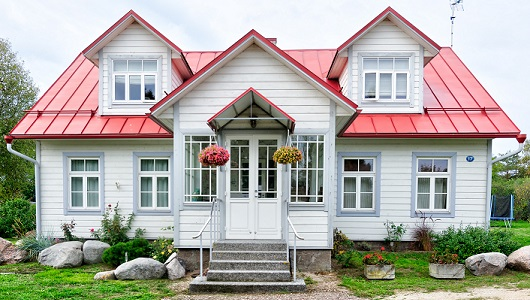
#> input picture image_processing_files/house.jpg, 530 x 300 px, found by its file name
$ python edge.py
#> lines starting #> are read from the running program, lines starting #| are printed output that depends on the picture; after the words box and inside, x2 and y2 are one past the last pixel; in counts of white or black regions, pixels touching at a corner belong together
import cv2 as cv
import numpy as np
import matplotlib.pyplot as plt

path = r"Fundamentals-of-Computer-Vision-using-openCV\image_processing_files\house.jpg"
img = cv.imread(path)
#> img is the input picture: shape (300, 530, 3); mean B, G, R 160.2, 167.9, 170.2
cv.imshow("original image",img)

grayScale = cv.cvtColor(img,cv.COLOR_BGR2GRAY,cv.BORDER_DEFAULT)
cv.imshow("grayScale",grayScale)

# laplacian
lap = cv.Laplacian(grayScale,cv.CV_64F)
lap = np.uint8(np.absolute(lap))
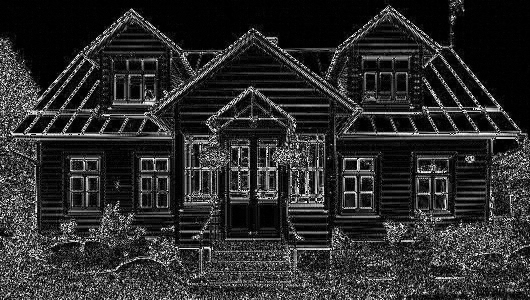
#> lap: shape (300, 530); min 0, max 255, mean 43.7
cv.imshow("laplacian",lap)

# sobel
sobelx = cv.Sobel(grayScale,cv.CV_64F,1,0)
# sobelx = np.uint8(np.absolute(sobelx))
sobely = cv.Sobel(grayScale,cv.CV_64F,0,1)
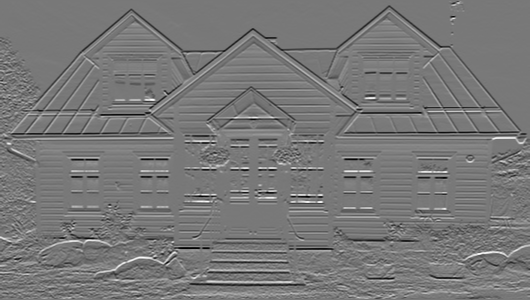
#> sobely: shape (300, 530) float64; min -908, max 1010, mean -2.1; drawn with min black and max white
# sobely = np.uint8(np.absolute(sobely))
combine_sobel = cv.bitwise_or(sobelx,sobely)
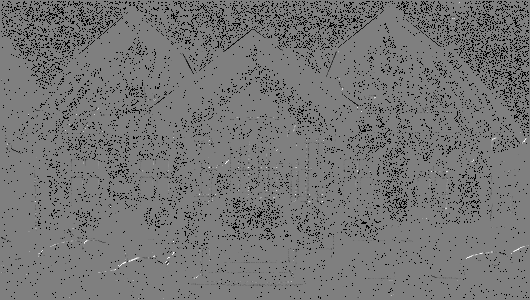
#> combine_sobel: shape (300, 530) float64; 7.75% of the values are NaN or infinite; the others: min -130944, max 130944, mean -489.3; drawn with min black, max white, NaN and infinite black
cv.imshow("sobelx",sobelx)
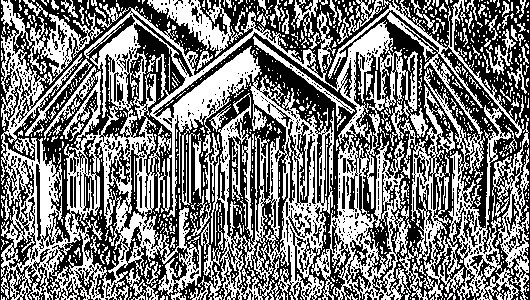
#> window 'sobelx': shape (300, 530); 47.8% white; 996 white regions (881 under 20 px), largest, box (x1, y1, x2, y2) and area: (1, 0, 428, 300) 50621, (328, 0, 524, 300) 10404, (492, 122, 529, 300) 2119
cv.imshow("sobely",sobely)
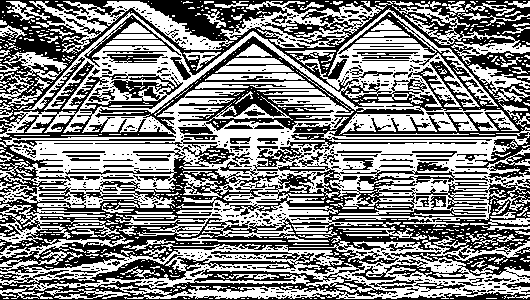
#> window 'sobely': shape (300, 530); 52% white; 697 black regions (600 under 20 px), largest, box (x1, y1, x2, y2) and area: (0, 0, 530, 300) 64456, (352, 247, 530, 280) 1913, (84, 15, 181, 67) 644
cv.imshow("combine",combine_sobel)
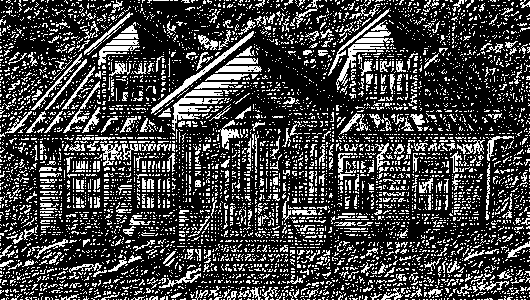
#> window 'combine': shape (300, 530); 26.1% white in thin lines or dots


# Canny
canny = cv.Canny(grayScale,150,175)
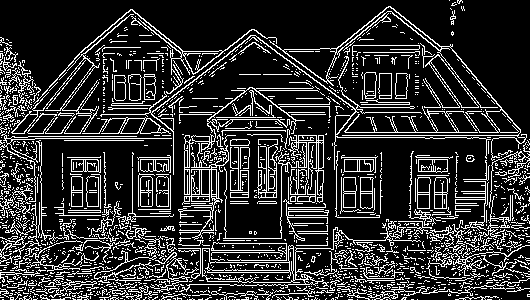
#> canny: shape (300, 530); 18.8% white in thin lines or dots
cv.imshow("Canny image",canny)
cv.waitKey(0)

$ run again, with image_processing_files/my-passport-photo.jpg copied over image_processing_files/house.jpg
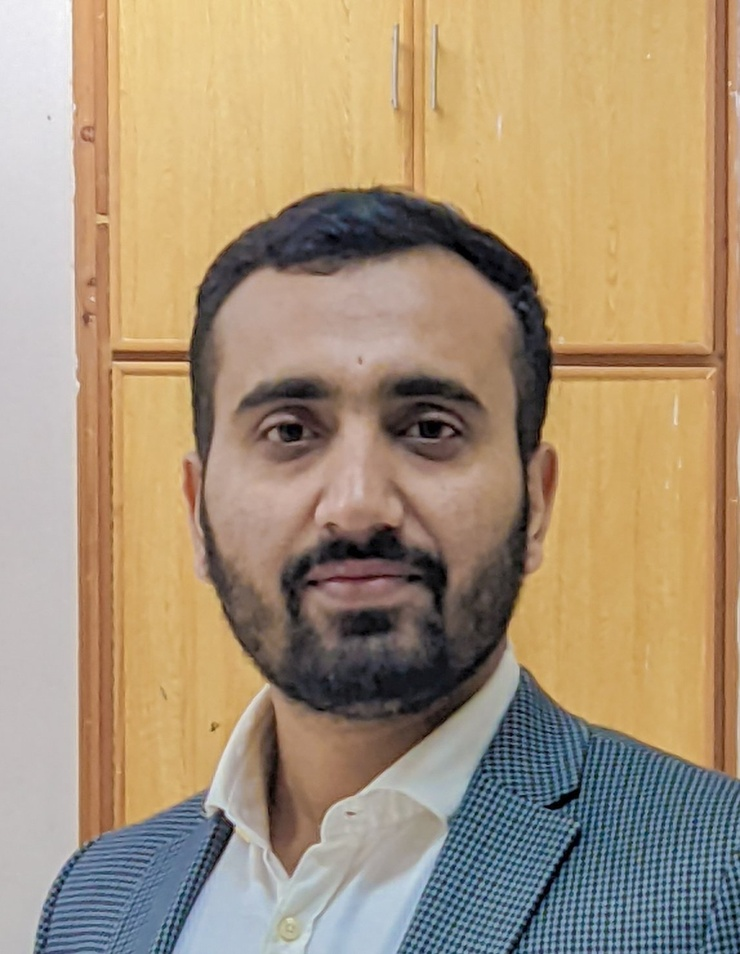
#> input picture image_processing_files/my-passport-photo.jpg, 740 x 954 px, shrunk from 1148 x 1481 before the run, found by its file name
#> img is the input picture: shape (954, 740, 3); mean B, G, R 120.1, 147, 167.3
#> `cv.imshow("sobelx",sobelx)`:
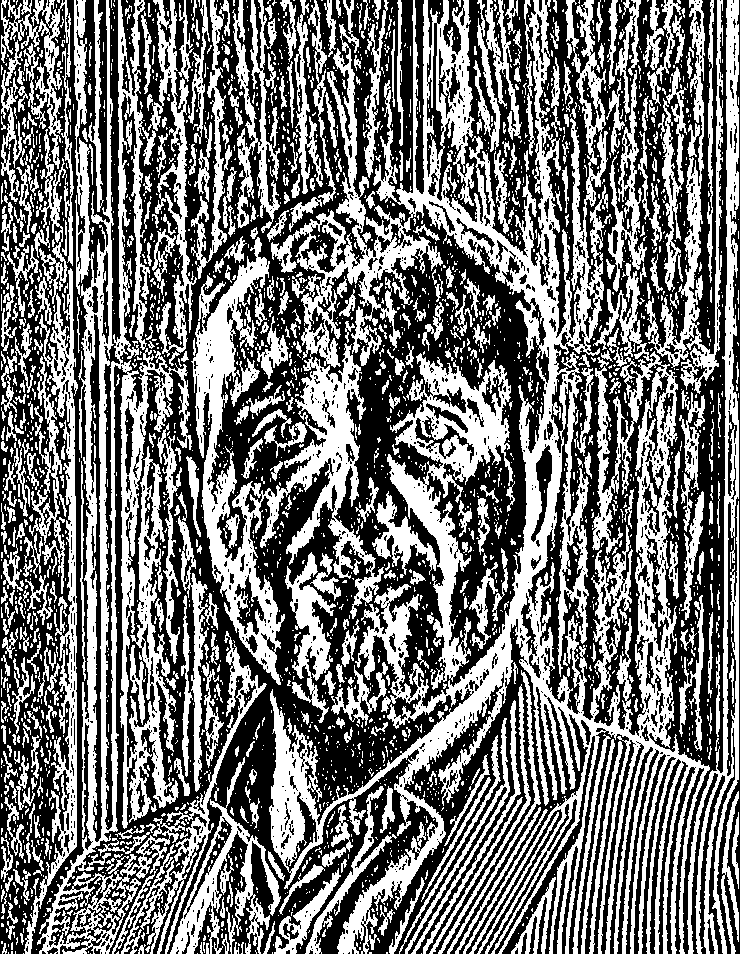
#> window 'sobelx': shape (954, 740); 45.7% white; 2884 white regions (2316 under 20 px), largest, box (x1, y1, x2, y2) and area: (191, 0, 710, 954) 117142, (37, 0, 267, 954) 39625, (387, 353, 513, 690) 11722
#> `canny = cv.Canny(grayScale,150,175)`:
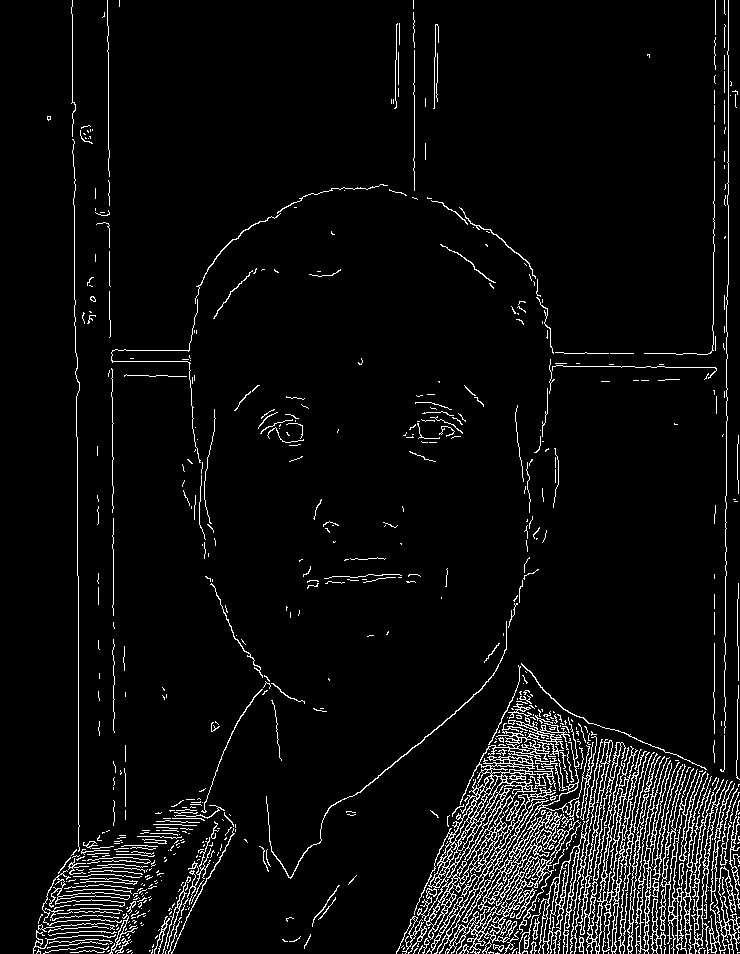
#> canny: shape (954, 740); 5.2% white in thin lines or dots

$ run again, with image_processing_files/road.jpg copied over image_processing_files/house.jpg
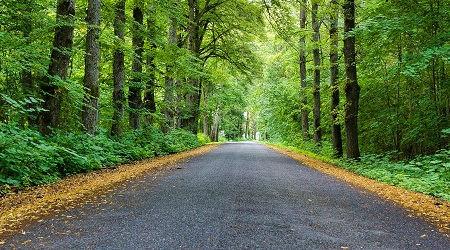
#> input picture image_processing_files/road.jpg, 450 x 250 px, found by its file name
#> img is the input picture: shape (250, 450, 3); mean B, G, R 61.6, 111, 89.5
#> `canny = cv.Canny(grayScale,150,175)`:
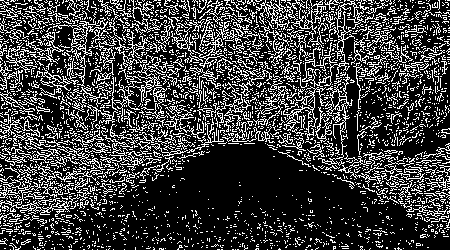
#> canny: shape (250, 450); 24.6% white in thin lines or dots
